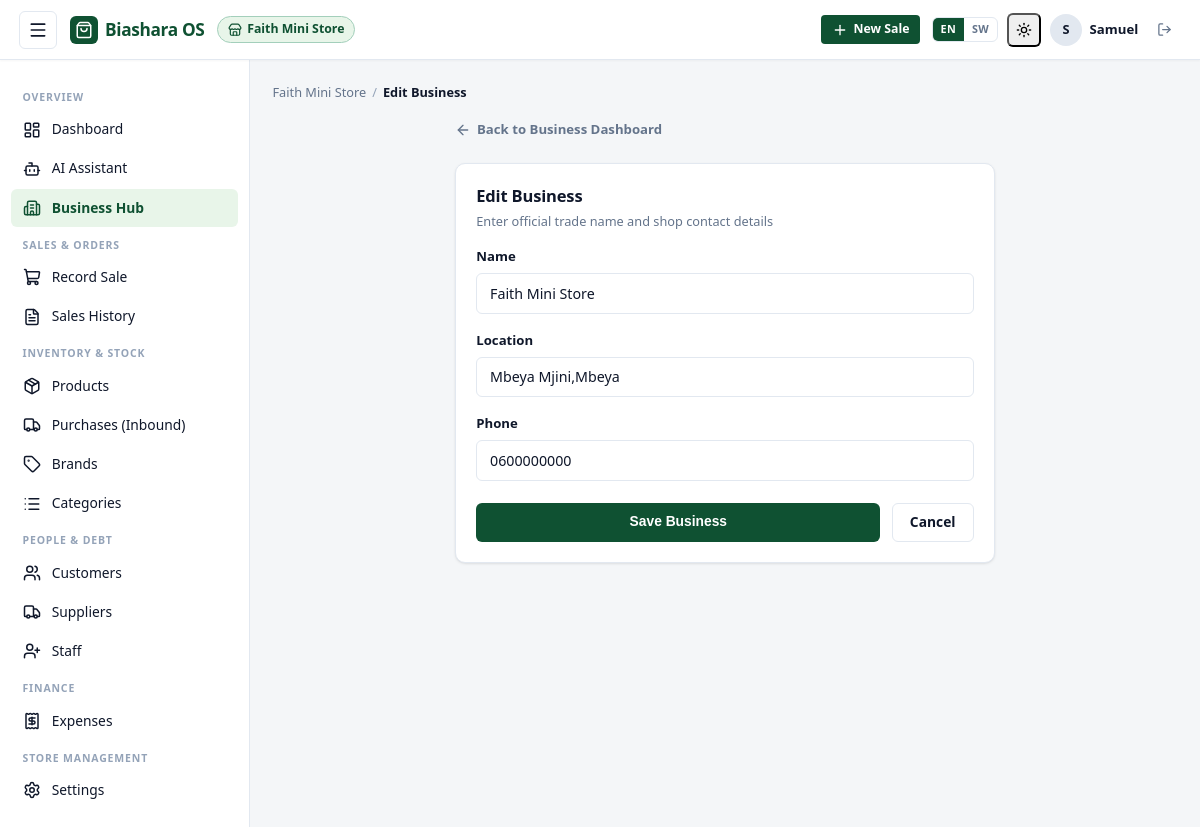
The page /2/edit/ (signed in) on the database its author committed.
### BusinessOs/models.py (models this page shows, shortened)
class Business(models.Model):
    owner = models.ForeignKey(
        settings.AUTH_USER_MODEL,
        on_delete=models.CASCADE,
        related_name="businesses",
    )
    name = models.CharField(max_length=150)
    location = models.CharField(max_length=200, blank=True)
    phone = models.CharField(max_length=20, blank=True)
    created_at = models.DateTimeField(auto_now_add=True)
    class Meta:
        ordering = ["-created_at"]

### BusinessOs/views.py (the view, shortened to what this page needs)
# urls.py: path("<int:business_id>/edit/", views.BusinessUpdateView.as_view(), name="business_update"),
class BusinessUpdateView(BusinessOwnerMixin, UpdateView):
    model = Business
    form_class = BusinessForm
    template_name = "sales/business_form.html"
    pk_url_kwarg = "business_id"
    def get_object(self, queryset=None):
        return self.business

### BusinessOs/forms.py
class BusinessForm(forms.ModelForm):
    class Meta:
        model = Business
        fields = ["name", "location", "phone"]
        widgets = {
            "name": forms.TextInput(attrs={**TEXT_ATTRS, "placeholder": "e.g. Mama Neema Duka"}),
            "location": forms.TextInput(attrs={**TEXT_ATTRS, "placeholder": "e.g. Kariakoo, Dar es Salaam"}),
            "phone": forms.TextInput(attrs={**TEXT_ATTRS, "placeholder": "e.g. 0712345678"}),
        }

### BusinessOs/context_processors.py (called while the page is built)
def biashara_i18n(request):
    lang = request.session.get("biashara_lang") or request.session.get("_language")
    if not lang:
        lang = request.COOKIES.get("biashara_lang") or request.COOKIES.get("django_language")
    if not lang:
        lang = translation.get_language() or "en"
    if lang.startswith("sw"):
        lang = "sw"
    else:
        lang = "en"
    return {
        "current_lang": lang,
        "is_swahili": (lang == "sw"),
        "translations_sw_json": json.dumps(TRANSLATIONS_SW) if lang == "sw" else "{}",
    }

### BusinessOs/views.py (called while the page is built)
    def dispatch(self, request, *args, **kwargs):
        self.business = get_object_or_404(Business, pk=kwargs["business_id"])
        if self.business.owner_id != request.user.id:
            raise PermissionDenied("Only the business owner can do this.")
        return super().dispatch(request, *args, **kwargs)

    def get_context_data(self, **kwargs):
        ctx = super().get_context_data(**kwargs)
        ctx["business"] = self.business
        return ctx

### BusinessOs/templates/sales/business_form.html (shortened to what this page needs)
{% extends "sales/base.html" %}
{% block crumb %}{% if business %}Edit Business{% else %}New Business{% endif %}{% endblock %}
{% block content %}
<div style="max-width: 540px; margin: 0 auto 0.75rem auto;">
  {% if business %}
  <a href="{% url 'business_detail' business.id %}" class="back-link" style="display:inline-flex; align-items:center; gap:0.4rem; font-size:0.88rem; font-weight:600; color:var(--color-text-muted); text-decoration:none;">
    <i data-lucide="arrow-left" style="width:16px;height:16px;"></i>
    Back to Business Dashboard
  </a>
  {% else %}
  <a href="{% url 'business_list' %}" class="back-link" style="display:inline-flex; align-items:center; gap:0.4rem; font-size:0.88rem; font-weight:600; color:var(--color-text-muted); text-decoration:none;">
    <i data-lucide="arrow-left" style="width:16px;height:16px;"></i>
    Back to My Businesses
  </a>
  {% endif %}
</div>
<div class="card" style="max-width: 540px; margin: 0.5rem auto 1rem auto;">
  <div class="card-header">
    <div>
      <h1 class="card-title">{% if business %}Edit Business{% else %}Create New Business{% endif %}</h1>
      <div class="card-subtitle">Enter official trade name and shop contact details</div>
    </div>
  </div>
  <form method="post" novalidate>
    {% for field in form %}
    <div class="form-group {% if field.errors %}has-error{% endif %}">
      <label for="{{ field.id_for_label }}">{{ field.label }}</label>
      {{ field }}
    </div>
    {% endfor %}
    <div style="display:flex; gap:0.75rem; margin-top:1.5rem;">
      <button type="submit" class="btn btn-primary" style="flex:1;">Save Business</button>
      {% if business %}
      <a href="{% url 'business_detail' business.id %}" class="btn btn-secondary">Cancel</a>
      {% else %}
      <a href="{% url 'business_list' %}" class="btn btn-secondary">Cancel</a>
      {% endif %}
    </div>
  </form>
</div>
{% endblock %}

### BusinessOs/templates/sales/base.html (shortened to what this page needs)
{% load static %}<!DOCTYPE html>
<html lang="{{ current_lang|default:'en' }}" x-data="{ sidebarOpen: false }" :class="{ 'sidebar-mobile-open': sidebarOpen }">
<head>
  <link rel="stylesheet" href="{% static 'sales/css/style.css' %}?v=3.1">
</head>
<body>
<div class="app-wrapper">
  <header class="topbar">
    <div class="topbar-inner">
      <div class="topbar-left">
        {% if business %}
        <button type="button" class="menu-toggle-btn" @click="sidebarOpen = !sidebarOpen" aria-label="Toggle navigation drawer">
          <i data-lucide="menu" style="width:20px;height:20px;"></i>
        </button>
        {% endif %}
        <a href="{% url 'business_list' %}" class="brand-badge">
          <div class="brand-icon">
            <i data-lucide="shopping-bag" style="width:18px;height:18px;"></i>
          </div>
          <span class="brand-title">Biashara OS</span>
        </a>
        {% if business %}
        <a href="{% url 'business_detail' business.id %}" class="business-tag" title="{{ business.name }}">
          <i data-lucide="store" style="width:14px;height:14px;flex-shrink:0;"></i>
          <span>{{ business.name }}</span>
        </a>
        {% endif %}
      </div>
      <div class="topbar-right">
        {% if business %}
        <a href="{% url 'record_sale' business.id %}" class="btn btn-primary btn-sm desktop-only-btn" style="display:inline-flex;align-items:center;gap:0.4rem;">
          <i data-lucide="plus" style="width:16px;height:16px;"></i>
          <span>{% if is_swahili %}Mauzo Mapya{% else %}New Sale{% endif %}</span>
        </a>
        {% endif %}
        {% if user.is_authenticated %}
        <div class="topbar-user-group">
          <div class="lang-switcher">
            <a href="{% url 'set_language' %}?lang=en"
               class="lang-btn {% if current_lang != 'sw' %}lang-btn--active{% endif %}"
               title="English">EN</a>
            <a href="{% url 'set_language' %}?lang=sw"
               class="lang-btn {% if current_lang == 'sw' %}lang-btn--active{% endif %}"
               title="Kiswahili">SW</a>
          </div>
          <button type="button" class="theme-toggle-btn icon-btn" title="Toggle dark / light mode"
                  onclick="toggleTheme()">
            <i data-lucide="sun" class="theme-icon-light" style="width:16px;height:16px;"></i>
          </button>
          <div class="user-badge" title="{{ user.get_full_name|default:user.username }}">
            <div class="user-avatar">{{ user.username|slice:":1"|upper }}</div>
            <span class="user-name">{{ user.username }}</span>
          </div>
          <form method="post" action="{% url 'logout' %}" style="margin:0;">
            <button type="submit" class="btn btn-ghost btn-sm icon-btn" title="{% if is_swahili %}Toka{% else %}Sign out{% endif %}">
              <i data-lucide="log-out" style="width:15px;height:15px;"></i>
            </button>
          </form>
        </div>
        {% endif %}
      </div>
    </div>
  </header>
  <div class="app-container">
    {% if business %}
    <aside class="app-sidebar" :class="{ 'drawer-open': sidebarOpen }">
      <div class="sidebar-scroll">
        <div class="nav-section-title">{% if is_swahili %}Muhtasari{% else %}Overview{% endif %}</div>
        <ul class="sidebar-nav">
          <li class="nav-item {% if request.resolver_match.url_name == 'business_dashboard' %}active{% endif %}">
            <a href="{% url 'business_dashboard' business.id %}">
              <i data-lucide="layout-dashboard"></i>
              {% if is_swahili %}Dashibodi{% else %}Dashboard{% endif %}
            </a>
          </li>
          <li class="nav-item {% if 'assistant' in request.path %}active{% endif %}">
            <a href="{% url 'assistant:chat_page' business.id %}">
              <i data-lucide="bot"></i>
              {% if is_swahili %}Msaidizi wa AI{% else %}AI Assistant{% endif %}
            </a>
          </li>
          <li class="nav-item {% if request.resolver_match.url_name == 'business_detail' or request.resolver_match.url_name == 'business_update' %}active{% endif %}">
            <a href="{% url 'business_detail' business.id %}">
              <i data-lucide="building-2"></i>
              {% if is_swahili %}Kituo cha Biashara{% else %}Business Hub{% endif %}
            </a>
          </li>
        </ul>
        <div class="nav-section-title">{% if is_swahili %}Mauzo na Maagizo{% else %}Sales &amp; Orders{% endif %}</div>
        <ul class="sidebar-nav">
          <li class="nav-item {% if request.resolver_match.url_name == 'record_sale' %}active{% endif %}">
            <a href="{% url 'record_sale' business.id %}">
              <i data-lucide="shopping-cart"></i>
              {% if is_swahili %}Rekodi Mauzo{% else %}Record Sale{% endif %}
            </a>
          </li>
          <li class="nav-item {% if request.resolver_match.url_name == 'sale_list' or request.resolver_match.url_name == 'sale_detail' %}active{% endif %}">
            <a href="{% url 'sale_list' business.id %}">
              <i data-lucide="file-text"></i>
              {% if is_swahili %}Historia ya Mauzo{% else %}Sales History{% endif %}
            </a>
          </li>
        </ul>
        <div class="nav-section-title">{% if is_swahili %}Bidhaa na Stoo{% else %}Inventory &amp; Stock{% endif %}</div>
        <ul class="sidebar-nav">
          <li class="nav-item ">
            <a href="{% url 'product_list' business.id %}">
              <i data-lucide="package"></i>
              {% if is_swahili %}Bidhaa{% else %}Products{% endif %}
            </a>
          </li>
          <li class="nav-item {% if request.resolver_match.url_name == 'purchase_list' or request.resolver_match.url_name == 'record_purchase' or request.resolver_match.url_name == 'purchase_detail' %}active{% endif %}">
            <a href="{% url 'purchase_list' business.id %}">
              <i data-lucide="truck"></i>
              {% if is_swahili %}Ununuzi wa Bidhaa{% else %}Purchases (Inbound){% endif %}
            </a>
          </li>
          <li class="nav-item {% if request.resolver_match.url_name == 'brand_list' or request.resolver_match.url_name == 'brand_create' %}active{% endif %}">
            <a href="{% url 'brand_list' business.id %}">
              <i data-lucide="tag"></i>
              {% if is_swahili %}Chapa{% else %}Brands{% endif %}
            </a>
          </li>
          <li class="nav-item {% if request.resolver_match.url_name == 'category_list' or request.resolver_match.url_name == 'category_create' %}active{% endif %}">
            <a href="{% url 'category_list' business.id %}">
              <i data-lucide="list"></i>
              {% if is_swahili %}Makundi{% else %}Categories{% endif %}
            </a>
          </li>
        </ul>
        <div class="nav-section-title">{% if is_swahili %}Watu na Madeni{% else %}People &amp; Debt{% endif %}</div>
        <ul class="sidebar-nav">
          <li class="nav-item {% if request.resolver_match.url_name == 'customer_list' or request.resolver_match.url_name == 'customer_create' or request.resolver_match.url_name == 'customer_update' %}active{% endif %}">
            <a href="{% url 'customer_list' business.id %}">
              <i data-lucide="users"></i>
              {% if is_swahili %}Wateja{% else %}Customers{% endif %}
            </a>
          </li>
          <li class="nav-item {% if request.resolver_match.url_name == 'supplier_list' or request.resolver_match.url_name == 'supplier_create' or request.resolver_match.url_name == 'supplier_update' %}active{% endif %}">
            <a href="{% url 'supplier_list' business.id %}">
              <i data-lucide="truck"></i>
              {% if is_swahili %}Wasambazaji{% else %}Suppliers{% endif %}
            </a>
          </li>
          {% if business.owner_id == request.user.id %}
          <li class="nav-item {% if request.resolver_match.url_name == 'staff_list' or request.resolver_match.url_name == 'staff_create' %}active{% endif %}">
            <a href="{% url 'staff_list' business.id %}">
              <i data-lucide="user-plus"></i>
              {% if is_swahili %}Wafanyakazi{% else %}Staff{% endif %}
            </a>
          </li>
          {% endif %}
        </ul>
        <div class="nav-section-title">{% if is_swahili %}Fedha na Hesabu{% else %}Finance{% endif %}</div>
        <ul class="sidebar-nav">
          <li class="nav-item {% if request.resolver_match.url_name == 'expense_list' or request.resolver_match.url_name == 'expense_create' or request.resolver_match.url_name == 'expense_update' %}active{% endif %}">
            <a href="{% url 'expense_list' business.id %}">
              <i data-lucide="receipt"></i>
              {% if is_swahili %}Matumizi{% else %}Expenses{% endif %}
            </a>
          </li>
        </ul>
        <div class="nav-section-title">{% if is_swahili %}Usimamizi wa Duka{% else %}Store Management{% endif %}</div>
        <ul class="sidebar-nav">
          <li class="nav-item {% if request.resolver_match.url_name == 'business_settings' %}active{% endif %}">
            <a href="{% url 'business_settings' business.id %}">
              <i data-lucide="settings"></i>
              {% if is_swahili %}Mipangilio{% else %}Settings{% endif %}
            </a>
          </li>
        </ul>
      </div>
    </aside>
    {% endif %}
    <main class="app-main">
      {% if business %}
      <nav class="breadcrumb-trail" aria-label="Breadcrumb">
        <a href="{% url 'business_dashboard' business.id %}">{{ business.name }}</a>
        <span class="breadcrumb-sep">/</span>
        <span class="breadcrumb-current">{% block crumb %}Overview{% endblock %}</span>
      </nav>
      {% endif %}
      {% block content %}{% endblock %}
    </main>
  </div>
</div>
</body>
</html>

### rows shown on the page
Business: name "Faith Mini Store", form "Faith Mini Store" "Mbeya Mjini,Mbeya" "0600000000"

### other values the page prints
{{ user.username|slice:":1"|upper }} "S"
{{ user.username }} "Samuel"
{{ field.label }} "Name" "Location" "Phone"
